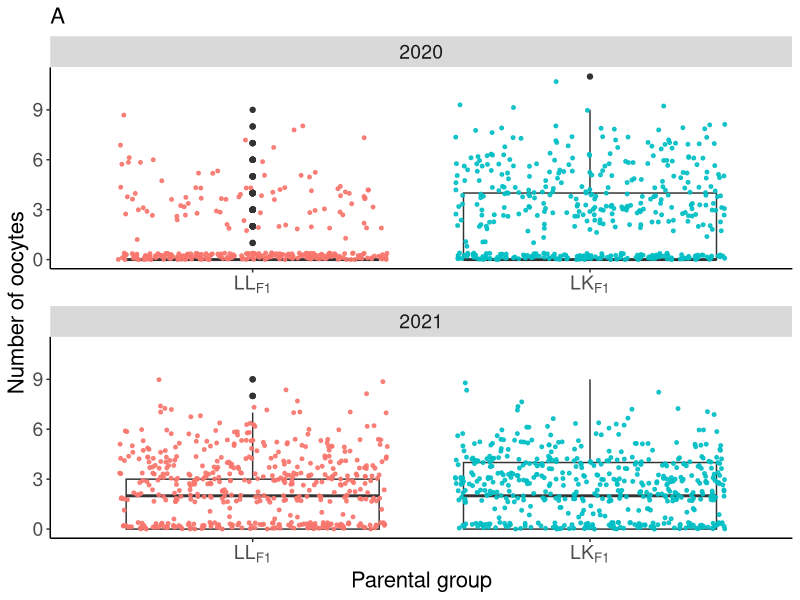

This chart was generated by the following R code: (Note: this script raises an error after producing the figure.)
##R script for analyses of hybrid and purebred egg count and size data
#Data obtained using methods described in manuscript - Fertile hybrids could aid coral adaptation - methods
#Written by Annika Lamb 

##Load functions and packages
#Summary function
summarySE <- function(data=NULL, measurevar, groupvars=NULL, na.rm=FALSE, conf.interval=.95, .drop=TRUE) {
  
  require(plyr)
  
  # New version of length which can handle NA's: if na.rm==T, don't count them
  
  length2 <- function (x, na.rm=FALSE) {
    
    if (na.rm) sum(!is.na(x))
    
    else       length(x)
    
  }
  
  
  # This does the summary. For each group's data frame, return a vector with
  
  # N, mean, and sd
  
  datac <- ddply(data, groupvars, .drop=.drop,
                 
                 .fun = function(xx, col) {
                   
                   c(N    = length2(xx[[col]], na.rm=na.rm),
                     
                     mean = mean   (xx[[col]], na.rm=na.rm),
                     
                     median = median (xx[[col]], na.rm=na.rm),
                     
                     sd   = sd     (xx[[col]], na.rm=na.rm)
                     
                   )
                   
                 },
                 
                 measurevar
                 
  )
  # Rename the "mean" column    
  
  datac <- rename(datac, c("mean" = measurevar))
  
  datac$se <- datac$sd / sqrt(datac$N)  # Calculate standard error of the mean
  
  # Confidence interval multiplier for standard error
  
  # Calculate t-statistic for confidence interval: 
  
  # e.g., if conf.interval is .95, use .975 (above/below), and use df=N-1
  
  ciMult <- qt(conf.interval/2 + .5, datac$N-1)
  
  datac$ci <- datac$se * ciMult
  
  return(datac)
}

#load packages
library(lme4)
library(ggplot2)
library(tidyverse)
library(viridis)
library(emmeans)
library(glmmTMB)
library(cowplot)


### Analysis of egg counts
##Import egg count data
EggCount <- read.table('EggCountData_2020-2021.csv', header=T, sep=',')
head(EggCount)
##Remove additional replicates
EggCount<-EggCount[EggCount$Polyp <11, ]

##Dataframe Modifications
EggCount$SampleID<-as.factor(EggCount$SampleID)
EggCount$Cross<-as.factor(EggCount$Cross)
EggCount$Tank<-as.factor(EggCount$Tank)
EggCount$System<-as.factor(EggCount$System)
EggCount$UniPolyp<-as.factor(EggCount$UniPolyp)
EggCount$Treatment<-as.factor(EggCount$Treatment)
EggCount$Year<-as.factor(EggCount$Year)
#Check
str(EggCount)
#Remove missing data
EggCount_complete <-EggCount %>% drop_na(Count) 
EggCount_complete <- EggCount[!is.na(EggCount$Count), ]
EggCount_treatment <- EggCount[!is.na(EggCount$Treatment), ]

##Zero-inflated GLMM of egg count data
#Generate model, accounting for random variation due to Chan et al. treatment
EggCount_glmmTMB_treatment <- glmmTMB(Count~Cross * Year + (1|System/SampleID/UniPolyp) +(1|Treatment), family = poisson(),data =EggCount_treatment,ziformula = ~Cross * Year )
summary(EggCount_glmmTMB_treatment)
#Compare Egg counts amongst years and experimental groups (LLF1 and LTF1)
leastsquare = lsmeans(EggCount_glmmTMB_treatment,
                      pairwise ~ Cross|Year,
                      adjust = "tukey")
leastsquare

#Summary statistics
tapply(EggCount_complete$Count, EggCount_complete$Cross, median)
tapply(EggCount_complete$Count, EggCount_complete$Cross, range)
tapply(EggCount_complete$Count, EggCount_complete$Year, median)
tapply(EggCount_complete$Count, EggCount_complete$Year, range)

##Figure
EggCount_plot<-EggCount %>% ggplot(aes(x=Cross, y=Count)) +
  geom_boxplot() +
  scale_x_discrete(labels=expression('LL'[F1],'LK'[F1]))+
  scale_fill_viridis(discrete = TRUE, alpha=0.6) +
  scale_y_continuous(limits = c(0,11))+
  geom_jitter(aes(colour=Cross),size=1, alpha=0.9)  +
  theme(axis.text.x = element_text(size = 14), axis.title.x = element_text(size = 16),
        axis.text.y = element_text(size = 14), axis.title.y = element_text(size = 16),
        legend.position = "none",
        plot.title = element_text(size=16),
        strip.text.x = element_text(size = 14))+
  theme(panel.grid.major = element_blank(), panel.grid.minor = element_blank(),
        panel.background = element_blank(), axis.line = element_line(colour = "black"))+
  xlab("Parental group") +
  ggtitle("A")+
  ylab("Number of oocytes") +
  facet_wrap(~ Year, nrow = 2, scales = "free")
EggCount_plot

###Analysis of egg sizes
##Import egg size data
EggSize<- read.table('EggSize_2020-2021.csv', header=T, sep=',')
##Data modifications
EggSize$Cross<-as.factor(EggSize$Cross)
EggSize$System<-as.factor(EggSize$System)
EggSize$Tank<-as.factor(EggSize$Tank)
EggSize$Year<-as.factor(EggSize$Year)
EggSize$Sample<-as.factor(EggSize$Sample)
EggSize$UniMesentary<-as.factor(EggSize$UniMesentary)
EggSize$UniPolyp<-as.factor(EggSize$UniPolyp)
EggSize$AverageDiameter<-as.numeric(EggSize$AverageDiameter)
EggSize$Treatment<-as.factor(EggSize$Treatment)
#Check
str(EggSize)
#Remove missing data
EggSize_complete <- EggSize %>% drop_na()   

#Summary statistics, by year
Size_Y2021 <-EggSize_complete[EggSize_complete$Year ==2021, ]
tapply(Size_Y2021$AverageDiameter, Size_Y2021$Cross, median)
tapply(Size_Y2021$AverageDiameter, Size_Y2021$Cross, mean)
tapply(Size_Y2021$AverageDiameter, Size_Y2021$Cross, range)

Size_Y2020 <-EggSize_complete[EggSize_complete$Year ==2020, ]
tapply(Size_Y2020$AverageDiameter, Size_Y2020$Cross, median)
tapply(Size_Y2020$AverageDiameter, Size_Y2020$Cross, mean)
tapply(Size_Y2020$AverageDiameter, Size_Y2020$Cross, range)

##Linear mixed effects modelling
#Build model
EggSize_lmm <- lmer(AverageDiameter ~ Cross * Year +(1|System/Sample/UniPolyp/UniMesentary)+(1|Treatment), data =EggSize)
#Summarise model
summary(EggSize_lmm)
#Compare egg sizes amongst years and experimental groups (LLF1 and LTF1)
leastsquare = lsmeans(EggSize_lmm,
                      pairwise ~ Cross:Year,
                      adjust = "tukey")
leastsquare$contrasts

#Graphic
EggSize_plot<-EggSize %>% ggplot(aes(x=Cross, y=AverageDiameter)) +
  geom_boxplot() +
  scale_x_discrete(labels=expression('LL'[F1],'LK'[F1]))+
  scale_fill_viridis(discrete = TRUE, alpha=0.6) +
  scale_y_continuous(limits = c(0,0.4))+
  geom_jitter(aes(colour=Cross),size=1, alpha=0.9)  +
  theme(axis.text.x = element_text(size = 14), axis.title.x = element_text(size = 16),
        axis.text.y = element_text(size = 14), axis.title.y = element_text(size = 16),
        legend.position = "none",
        plot.title = element_text(size=16),
        strip.text.x = element_text(size = 14))+
  theme(panel.grid.major = element_blank(), panel.grid.minor = element_blank(),
        panel.background = element_blank(), axis.line = element_line(colour = "black"))+
  xlab("Parental group") +
  ggtitle("B")+
  ylab("Average oocyte diameter (mm)") +
  facet_wrap(~ Year, nrow = 2, scales = "free")
EggSize_plot

#Combined gamete plot
CombinedPlot<-plot_grid(EggCount_plot, EggSize_plot, ncol = 2, rel_widths = c(1, 1))
CombinedPlot
